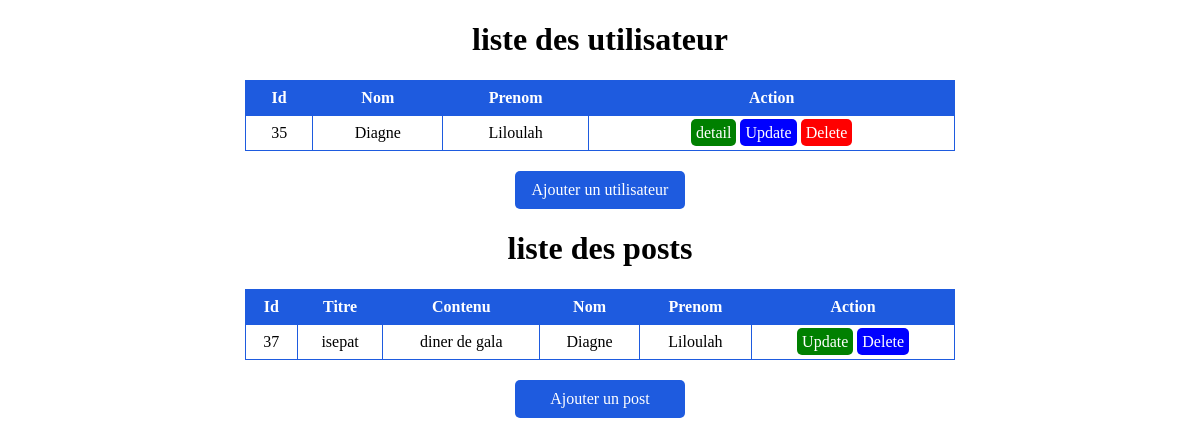
Page /liste on the committed database.
### tables this page shows
CREATE TABLE user (
    id INTEGER PRIMARY KEY AUTOINCREMENT,
    nom TEXT NOT NULL,
    prenom TEXT NOT NULL
);

CREATE TABLE post (
    id INTEGER PRIMARY KEY AUTOINCREMENT,
    titre TEXT NOT NULL,
    contenu TEXT NOT NULL,
    user_id INTEGER NOT NULL,
    FOREIGN KEY (user_id) REFERENCES user(id)
    );

### BD/app.py (the view)
@app.route("/liste")
def liste():
    conn = sqlite3.connect("user.db")
    cursor = conn.cursor()
    cursor.execute("""SELECT * FROM user""")
    users = cursor.fetchall()
    cursor.execute("""SELECT post.id, post.titre, post.contenu , user.nom
                   , user.prenom FROM post JOIN user ON post.user_id = user.id""")
    posts = cursor.fetchall()
    conn.close()
    return render_template("index.html", users=users, posts=posts)

### BD/templates/index.html (shortened to what this page needs)
<!DOCTYPE html>
<html lang="en">
<head>
</head>
<body>
    <h1>liste des utilisateur</h1>
    <table>
        <thead>
            <tr>
                <th>Id</th>
                <th>Nom</th>
                <th>Prenom</th>
                <th>Action</th>
            </tr>
        </thead>
        <tbody>
            {%for user in users %}
            <tr>
                <td>{{user[0]}}</td>
                <td>{{user[1]}}</td>
                <td>{{user[2]}}</td>
                <td>
                    <a href="/detail/user/{{user[0]}}">detail</a>
                    <a href="/update/user/{{user[0]}}">Update</a>
                    <a href="/delete/user/{{user[0]}}" onclick="return confirmDelete('{{user[0]}}')">Delete</a>
                </td>
            </tr>
            {%endfor%}
        </tbody>
    </table>
    <a id="add-user" href="/add/user">Ajouter un utilisateur</a>
    <h1>liste des posts</h1>
    <table>
        <thead>
            <tr>
                <th>Id</th>
                <th>Titre</th>
                <th>Contenu</th>
                <th>Nom</th>
                <th>Prenom</th>
                <th>Action</th>
            </tr>
        </thead>
        <tbody>
            {%for post in posts %}
            <tr>
                <td>{{post[0]}}</td>
                <td>{{post[1]}}</td>
                <td>{{post[2]}}</td>
                <td>{{post[3]}}</td>
                <td>{{post[4]}}</td>
                <td>
                    <a href="/update/post/{{post[0]}}">Update</a>
                    <a href="/delete/post/{{post[0]}}" onclick=" return confirmDelete('{{post[0]}}')">Delete</a>
                </td>
            </tr>
            {%endfor%}
        </tbody>
    </table>
    <a id="add-user" href="/add/post">Ajouter un post</a>
</body>
</html>

### BD/templates/index.html (style rules this page uses)
table { border-collapse: collapse; width: 60%; margin-bottom: 30px; margin: auto; }
th, td { border: 1px solid #1e5bdf ; padding: 8px; text-align: center; }
th { background-color: #1e5bdf; color: white; }
td a { text-decoration: none; color: white; cursor: pointer; }
td a:nth-child(3) { color: white; background-color: red; padding: 5px; border-radius: 5px; }
td a:nth-child(2) { color: white; background-color: blue; padding: 5px; border-radius: 5px; }
td a:nth-child(1) { color: white; background-color: green; padding: 5px; border-radius: 5px; }
#add-user { display: block; margin-top: 20px; padding: 10px; background-color: #1e5bdf; width: 150px; color: white; text-decoration: none; border-radius: 5px; cursor: pointer; text-align: center; margin: auto; margin-top: 20px; }
h1 { text-align: center; }

### rows in the picture
user: id "35", nom "Diagne", prenom "Liloulah"
post: id "37", titre "isepat", contenu "diner de gala", nom "Diagne", prenom "Liloulah"
